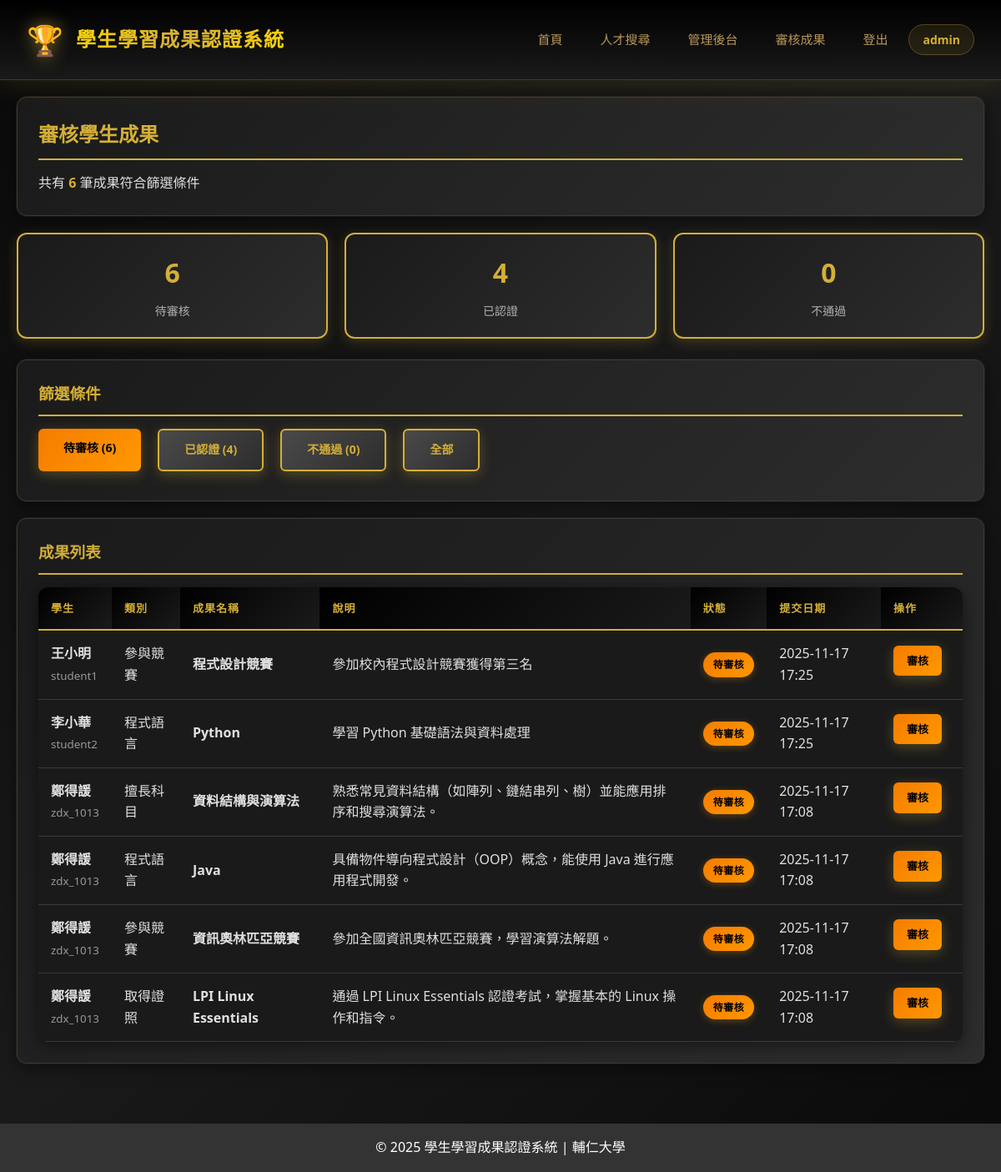
The page /admin_review.php (signed in) on the database its author committed.
### tables this page shows
CREATE TABLE `achievements` (
  `id` int(11) NOT NULL,
  `user_id` int(11) NOT NULL,
  `category` enum('subject','language','competition','certificate') NOT NULL COMMENT '擅長科目/程式語言/參與競賽/取得證照',
  `title` varchar(200) NOT NULL COMMENT '成果名稱',
  `description` text DEFAULT NULL COMMENT '成果描述',
  `status` enum('pending','approved','rejected') DEFAULT 'pending' COMMENT '待審核/已認證/不通過',
  `review_note` text DEFAULT NULL COMMENT '審核備註',
  `reviewed_by` int(11) DEFAULT NULL COMMENT '審核者ID',
  `reviewed_at` timestamp NULL DEFAULT NULL COMMENT '審核時間',
  `created_at` timestamp NULL DEFAULT current_timestamp(),
  `updated_at` timestamp NULL DEFAULT current_timestamp() ON UPDATE current_timestamp()
);

CREATE TABLE `users` (
  `id` int(11) NOT NULL,
  `username` varchar(50) NOT NULL,
  `password` varchar(255) NOT NULL,
  `email` varchar(100) NOT NULL,
  `full_name` varchar(100) NOT NULL,
  `role` enum('student','admin') DEFAULT 'student',
  `photo` varchar(255) DEFAULT NULL,
  `bio` text DEFAULT NULL,
  `created_at` timestamp NULL DEFAULT current_timestamp()
);

### admin_review.php (the view, shortened to what this page needs)
<?php
require_once 'config.php';
    ?>
    <?php
$filter_status = $_GET['filter'] ?? 'pending';
$sql = "
    SELECT a.*, u.full_name, u.username, u.email
    FROM achievements a
    JOIN users u ON a.user_id = u.id
";
if ($filter_status !== 'all') {
    $sql .= " WHERE a.status = ?";
    $params = [$filter_status];
} else {
    $params = [];
}
$sql .= " ORDER BY a.created_at DESC";
$stmt = $pdo->prepare($sql);
$stmt->execute($params);
$achievements = $stmt->fetchAll();
$stmt = $pdo->query("
    SELECT status, COUNT(*) as count
    FROM achievements
    GROUP BY status
");
$stats = ['pending' => 0, 'approved' => 0, 'rejected' => 0];
while ($row = $stmt->fetch()) {
    $stats[$row['status']] = $row['count'];
}
include 'header.php';
?>
<div class="card">
    <h2>審核學生成果</h2>
    <p>共有 <strong style="color: #d4af37;"><?php echo count($achievements); ?></strong> 筆成果符合篩選條件</p>
</div>
<div class="stats-grid">
    <div class="stat-card">
        <h3><?php echo $stats['pending']; ?></h3>
        <p>待審核</p>
    </div>
    <div class="stat-card">
        <h3><?php echo $stats['approved']; ?></h3>
        <p>已認證</p>
    </div>
    <div class="stat-card">
        <h3><?php echo $stats['rejected']; ?></h3>
        <p>不通過</p>
    </div>
</div>
<div class="card">
    <h3>篩選條件</h3>
    <div style="display: flex; gap: 10px; flex-wrap: wrap;">
        <a href="?filter=pending" class="btn <?php echo $filter_status === 'pending' ? 'btn-warning' : 'btn-secondary'; ?>">
            待審核 (<?php echo $stats['pending']; ?>)
        </a>
        <a href="?filter=approved" class="btn <?php echo $filter_status === 'approved' ? 'btn-success' : 'btn-secondary'; ?>">
            已認證 (<?php echo $stats['approved']; ?>)
        </a>
        <a href="?filter=rejected" class="btn <?php echo $filter_status === 'rejected' ? 'btn-danger' : 'btn-secondary'; ?>">
            不通過 (<?php echo $stats['rejected']; ?>)
        </a>
        <a href="?filter=all" class="btn <?php echo $filter_status === 'all' ? '' : 'btn-secondary'; ?>">
            全部
        </a>
    </div>
</div>
<div class="card">
    <h3>成果列表</h3>
    <?php if (count($achievements) > 0): ?>
        <div class="table-container">
            <table>
                <thead>
                    <tr>
                        <th>學生</th>
                        <th>類別</th>
                        <th>成果名稱</th>
                        <th>說明</th>
                        <th>狀態</th>
                        <th>提交日期</th>
                        <th>操作</th>
                    </tr>
                </thead>
                <tbody>
                    <?php
                    $categories = [
                        'subject' => '擅長科目',
                        'language' => '程式語言',
                        'competition' => '參與競賽',
                        'certificate' => '取得證照'
                    ];
                    $status_labels = [
                        'pending' => '待審核',
                        'approved' => '已認證',
                        'rejected' => '不通過'
                    ];
                    foreach ($achievements as $item):
                    ?>
                    <tr>
                        <td>
                            <strong><?php echo htmlspecialchars($item['full_name']); ?></strong>
                            <br><small style="color: #999;"><?php echo htmlspecialchars($item['username']); ?></small>
                        </td>
                        <td><?php echo $categories[$item['category']] ?? $item['category']; ?></td>
                        <td><strong><?php echo htmlspecialchars($item['title']); ?></strong></td>
                        <td>
                            <?php if (!empty($item['description'])): ?>
                                <?php echo htmlspecialchars(mb_substr($item['description'], 0, 50)); ?>
                            <?php else: ?>
                                <span style="color: #999;">無說明</span>
                            <?php endif; ?>
                        </td>
                        <td style="white-space: nowrap;">
                            <span class="badge badge-<?php echo $item['status']; ?>">
                                <?php echo $status_labels[$item['status']] ?? $item['status']; ?>
                            </span>
                        </td>
                        <td><?php echo date('Y-m-d H:i', strtotime($item['created_at'])); ?></td>
                        <td>
                            <a href="admin_review.php?id=<?php echo $item['id']; ?>" class="btn btn-small btn-warning" style="text-align: center; white-space: nowrap;">
                                審核
                            </a>
                        </td>
                    </tr>
                    <?php endforeach; ?>
                </tbody>
            </table>
        </div>
    <?php else: ?>
        <p style="text-align: center; padding: 40px; color: #b0b0b0;">沒有符合條件的成果</p>
    <?php endif; ?>
</div>
<?php include 'footer.php'; ?>

### header.php (style rules this page uses)
* { margin: 0; padding: 0; box-sizing: border-box; }
body { font-family: 'Microsoft JhengHei', 'PingFang TC', 'Segoe UI', Arial, sans-serif; line-height: 1.6; background: linear-gradient(135deg, #0a0a0a 0%, #1a1a1a 50%, #0a0a0a 100%); color: #e0e0e0; min-height: 100vh; }
.card { background: linear-gradient(135deg, #1a1a1a 0%, #2d2d2d 100%); border: 1px solid #3a3a3a; padding: 25px; margin-bottom: 20px; border-radius: 12px; box-shadow: 0 4px 20px rgba(0, 0, 0, 0.5), 0 0 0 1px rgba(212, 175, 55, 0.1); transition: all 0.3s ease; }
.card h2, .card h3 { color: #d4af37; margin-bottom: 15px; border-bottom: 2px solid #d4af37; padding-bottom: 10px; }
.btn { display: inline-block; padding: 12px 30px; background: linear-gradient(135deg, #d4af37 0%, #f4e5a7 100%); color: #000; border: none; border-radius: 6px; cursor: pointer; text-decoration: none; font-size: 14px; font-weight: 600; transition: all 0.3s ease; box-shadow: 0 4px 15px rgba(212, 175, 55, 0.3); margin-right: 10px; margin-bottom: 10px; }
.btn-secondary { background: linear-gradient(135deg, #4a4a4a 0%, #2d2d2d 100%); color: #d4af37; border: 2px solid #d4af37; }
.btn-warning { background: linear-gradient(135deg, #f57c00 0%, #ff9800 100%); color: #000; font-weight: 600; }
.btn-small { padding: 8px 16px; font-size: 13px; }
.table-container { overflow-x: auto; border-radius: 12px; box-shadow: 0 4px 20px rgba(0, 0, 0, 0.5); }
table { width: 100%; border-collapse: collapse; background: #1a1a1a; }
table th, table td { padding: 15px; text-align: left; border-bottom: 1px solid #3a3a3a; }
table th { background: linear-gradient(135deg, #000000 0%, #1a1a1a 100%); font-weight: 600; color: #d4af37; text-transform: uppercase; font-size: 13px; letter-spacing: 1px; border-bottom: 2px solid #d4af37; }
table td { color: #e0e0e0; }
.badge { display: inline-block; padding: 5px 12px; border-radius: 20px; font-size: 12px; font-weight: 600; letter-spacing: 0.5px; }
.badge-pending { background: linear-gradient(135deg, #f57c00 0%, #ff9800 100%); color: #000; box-shadow: 0 2px 8px rgba(255, 152, 0, 0.3); }
.stats-grid { display: grid; grid-template-columns: repeat(auto-fit, minmax(200px, 1fr)); gap: 20px; margin-bottom: 25px; }
.stat-card { background: linear-gradient(135deg, #1a1a1a 0%, #2d2d2d 100%); padding: 20px; border-radius: 12px; text-align: center; border: 2px solid #d4af37; box-shadow: 0 4px 15px rgba(212, 175, 55, 0.2); }
.stat-card h3 { color: #d4af37; font-size: 2rem; margin-bottom: 10px; }
.stat-card p { color: #b0b0b0; font-size: 14px; }

### rows shown on the page
achievements: user.full_name "王小明", user.username "student1", category "參與競賽", title "程式設計競賽", description "參加校內程式設計競賽獲得第三名", status "待審核", created_at "2025-11-17 17:25"
achievements: user.full_name "李小華", user.username "student2", category "程式語言", title "Python", description "學習 Python 基礎語法與資料處理", status "待審核", created_at "2025-11-17 17:25"
achievements: user.full_name "鄭得諼", user.username "zdx_1013", category "擅長科目", title "資料結構與演算法", description "熟悉常見資料結構（如陣列、鏈結串列、樹）並能應用排序和搜尋演算法。", status "待審核", created_at "2025-11-17 17:08"
achievements: user.full_name "鄭得諼", user.username "zdx_1013", category "程式語言", title "Java", description "具備物件導向程式設計（OOP）概念，能使用 Java 進行應用程式開發。", status "待審核", created_at "2025-11-17 17:08"
achievements: user.full_name "鄭得諼", user.username "zdx_1013", category "參與競賽", title "資訊奧林匹亞競賽", description "參加全國資訊奧林匹亞競賽，學習演算法解題。", status "待審核", created_at "2025-11-17 17:08"
achievements: user.full_name "鄭得諼", user.username "zdx_1013", category "取得證照", title "LPI Linux Essentials", description "通過 LPI Linux Essentials 認證考試，掌握基本的 Linux 操作和指令。", status "待審核", created_at "2025-11-17 17:08"

### other values the page prints
$_SESSION['username'] "admin"
count($achievements) "6"
$stats['pending'] "6"
$stats['approved'] "4"
$stats['rejected'] "0"
